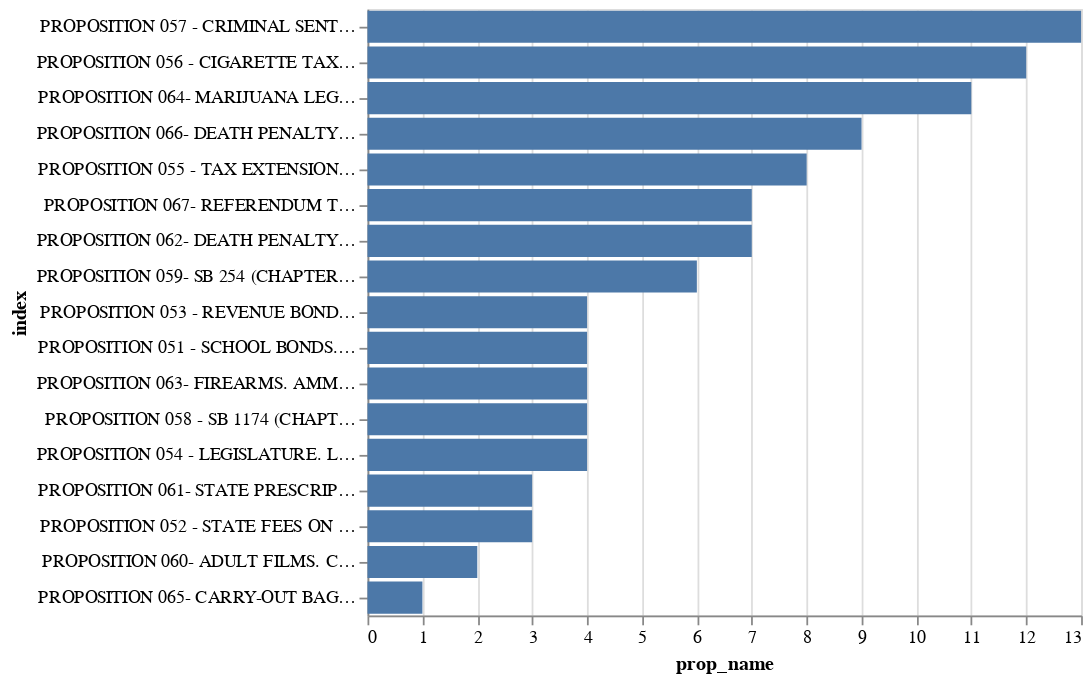

The notebook cell saved with this chart:
### Markdown cell above
### Number of committees per proposition

### Code cell
alt.Chart(committees.prop_name.value_counts().reset_index()).mark_bar().encode(x="prop_name",y=alt.Y("index", sort='-x'))

### Figure 1 — Vega-Lite specification as saved in the notebook (floating-point values rounded to 4 significant figures)
{"config": {"view": {"continuousWidth": 400, "continuousHeight": 300}}, "data": {"name": "data-184998a217388fa3253b5895b280d6db"}, "mark": "bar", "encoding": {"x": {"type": "quantitative", "field": "prop_name"}, "y": {"type": "nominal", "field": "index", "sort": "-x"}}, "$schema": "https://vega.github.io/schema/vega-lite/v4.8.1.json", "datasets": {"data-184998a217388fa3253b5895b280d6db": [{"index": "PROPOSITION 057 - CRIMINAL SENTENCES. JUVENILE CRIMINAL PROCEEDINGS AND SENTENCING. INITIATIVE CONSTITUTIONAL AMENDMENT AND STATUTE.", "prop_name": 13}, {"index": "PROPOSITION 056 - CIGARETTE TAX TO FUND HEALTHCARE, TOBACCO USE PREVENTION, RESEARCH, AND LAW ENFORCEMENT. INITIATIVE CONSTITUTIONAL AMENDMENT AND STATUTE.", "prop_name": 12}, {"index": "PROPOSITION 064- MARIJUANA LEGALIZATION. INITIATIVE STATUTE.", "prop_name": 11}, {"index": "PROPOSITION 066- DEATH PENALTY. PROCEDURES. INITIATIVE STATUTE.", "prop_name": 9}, {"index": "PROPOSITION 055 - TAX EXTENSION TO FUND EDUCATION AND HEALTHCARE. INITIATIVE CONSTITUTIONAL AMENDMENT.", "prop_name": 8}, {"index": "PROPOSITION 067- REFERENDUM TO OVERTURN BAN ON SINGLE-USE PLASTIC BAGS.", "prop_name": 7}, {"index": "PROPOSITION 062- DEATH PENALTY. INITIATIVE STATUTE.", "prop_name": 7}, {"index": "PROPOSITION 059- SB 254 (CHAPTER 20, STATUTES OF 2016), ALLEN. CAMPAIGN FINANCE: VOTER INSTRUCTION", "prop_name": 6}, {"index": "PROPOSITION 053 - REVENUE BONDS. STATEWIDE VOTER APPROVAL. INITIATIVE CONSTITUTIONAL AMENDMENT.", "prop_name": 4}, {"index": "PROPOSITION 051 - SCHOOL BONDS. FUNDING FOR K-12 SCHOOL AND COMMUNITY COLLEGE FACILITIES. INITIATIVE STATUTORY AMENDMENT.", "prop_name": 4}, {"index": "PROPOSITION 063- FIREARMS. AMMUNITION SALES. INTIATIVE STATUTE.", "prop_name": 4}, {"index": "PROPOSITION 058 - SB 1174 (CHAPTER 753, STATUTES OF 2014), LARA. ENGLISH LANGUAGE EDUCATION", "prop_name": 4}, {"index": "PROPOSITION 054 - LEGISLATURE. LEGISLATION AND PROCEEDINGS. INITIATIVE CONSTITUTIONAL AMENDMENT AND STATUTE.", "prop_name": 4}, {"index": "PROPOSITION 061- STATE PRESCRIPTION DRUG PURCHASES. PRICING STANDARDS. INITIATIVE STATUTE.", "prop_name": 3}, {"index": "PROPOSITION 052 - STATE FEES ON HOSPITALS. FEDERAL MEDI-CAL MATCHING FUNDS. INITIATIVE STATUTORY AND CONSTITUTIONAL AMENDMENT.", "prop_name": 3}, {"index": "PROPOSITION 060- ADULT FILMS. CONDOMS. HEALTH REQUIREMENTS. INITIATIVE STATUTE.", "prop_name": 2}, {"index": "PROPOSITION 065- CARRY-OUT BAGS. CHARGES. INITIATIVE STATUTE.", "prop_name": 1}]}}
